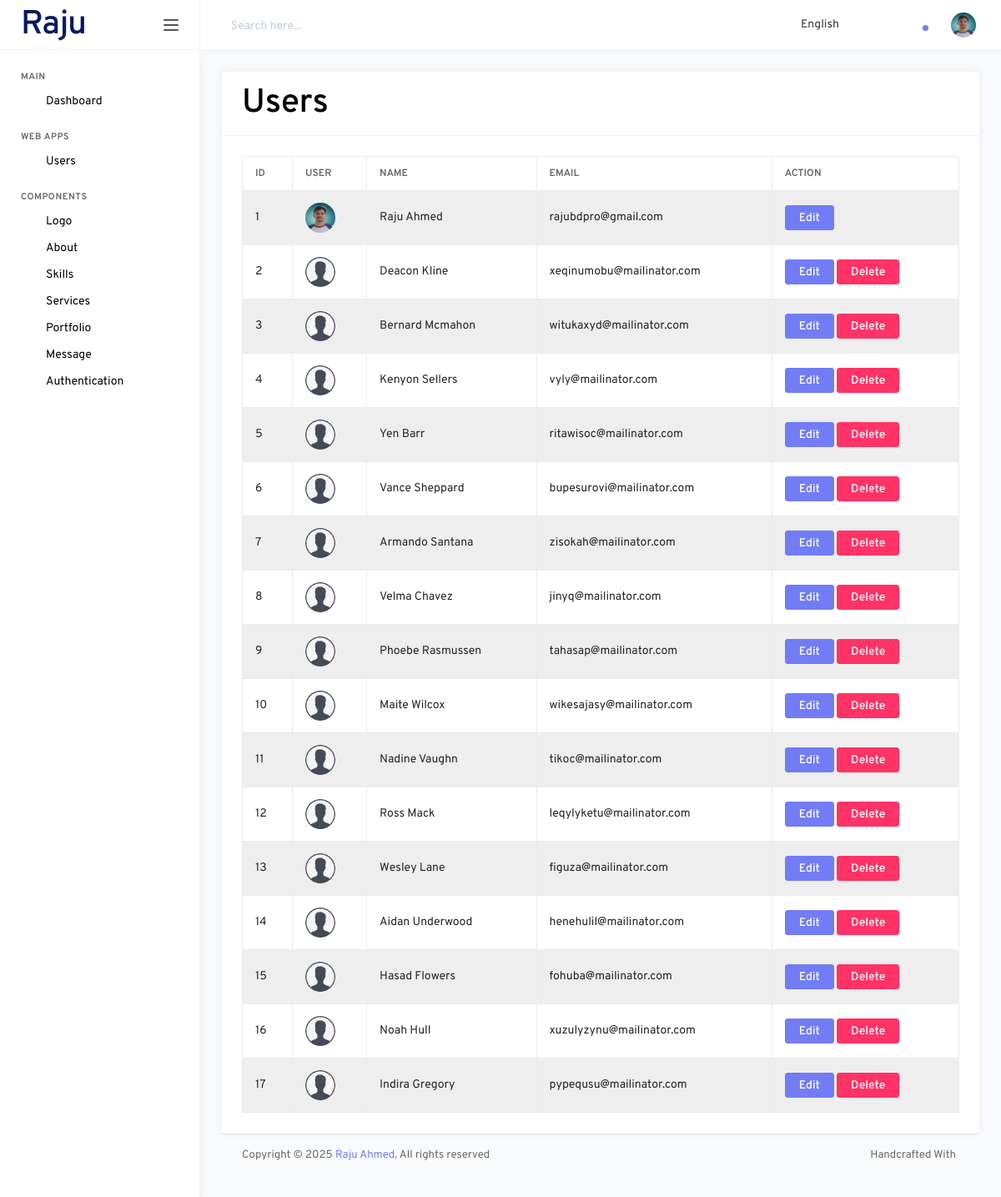
Page /users/user.php (signed in) on the committed database.
### tables this page shows
CREATE TABLE `users` (
  `id` int NOT NULL,
  `name` varchar(255) NOT NULL,
  `email` varchar(255) NOT NULL,
  `password` varchar(255) NOT NULL,
  `photo` varchar(255) DEFAULT NULL
);

### users/user.php (the view, shortened to what this page needs)
<?php
require '../db.php';
require '../includes/header.php';
$logged_id = $_SESSION['logged_id'];
?>
<div class="row">
    <div class="col-lg-12 m-auto">
        <div class="card card-default">
            <div class="card-header  d-flex justify-content-between align-items-center">
                <h2>Users</h2>
            </div>
            <div class="card-body">
                <table class="table table-bordered table-striped table-vcenter display"  id="myTable">
                    <thead>
                        <tr>
                            <th>Id</th>
                            <th>User</th>
                            <th>Name</th>
                            <th>Email</th>
                            <th>Action</th>
                        </tr>
                    </thead>
                    <tbody>
                        <?php
                        $sql = "SELECT * FROM users";
                        $users = mysqli_query($conn, $sql);
                        $i = 1;
                        foreach ($users as $user){
                            ?>
                            <tr>
                                <td><?php echo $i++; ?></td>
                                <td>
                                    <?php
                                    if ($user['photo'] == '') {
                                        echo '<img src="/wdlv2403/uploads/user/default_user.png" width="250" />';
                                    } else {
                                        echo '<img src="/wdlv2403/uploads/user/'.$user['photo'].'" width="250" />';
                                    }
                                    ?>
                                </td>
                                <td><?php echo $user['name']; ?></td>
                                <td><?php echo $user['email']; ?></td>
                                <td>
                                    <a href="user_edit.php?id=<?php echo $user['id']; ?>" class="btn btn-primary">Edit</a>
                                    <?php
                                    if($user['id'] !=$logged_id){
                                        ?>
                                        <a href="user_delete.php?id=<?php echo $user['id']; ?>" class="btn btn-danger">Delete</a>
                                    <?php
                                    }
                                    ?>
                                </td>
                            </tr>
                            <?php
                        }
                        ?>
                    </tbody>
                </table>
            </div>
        </div>
    </div>
<?php
require '../includes/footer.php';
?>

### includes/header.php (shortened to what this page needs)
<?php
$logged_id = $_SESSION['logged_id'];
$sql = "SELECT * FROM users WHERE id = '$logged_id'";
$result = mysqli_query($conn, $sql);
$row = mysqli_fetch_assoc($result);
?>
<!DOCTYPE html>
<html lang="en">
<head>
    <link rel="stylesheet" href="/wdlv2403/dashboard/assets/vendors/core/core.css">
    <link rel="stylesheet" href="/wdlv2403/dashboard/assets/vendors/bootstrap-datepicker/bootstrap-datepicker.min.css">
    <link rel="stylesheet" href="/wdlv2403/dashboard/assets/fonts/feather-font/css/iconfont.css">
    <link rel="stylesheet" href="https://cdn.datatables.net/2.2.2/css/dataTables.dataTables.css" />
    <link rel="stylesheet" href="/wdlv2403/dashboard/assets/vendors/flag-icon-css/css/flag-icon.min.css">
    <link rel="stylesheet" href="/wdlv2403/dashboard/assets/css/demo_1/style.css">
</head>
<body>
<div class="main-wrapper">
    <nav class="sidebar">
        <div class="sidebar-header">
            <a href="" class="sidebar-brand">
                <h2>Raju</h2>
            </a>
            <div class="sidebar-toggler not-active">
                <span></span>
                <span></span>
                <span></span>
            </div>
        </div>
        <div class="sidebar-body">
            <ul class="nav">
                <li class="nav-item nav-category">Main</li>
                <li class="nav-item">
                    <a href="/wdlv2403/dashboard.php" class="nav-link">
                        <i class="link-icon" data-feather="box"></i>
                        <span class="link-title">Dashboard</span>
                    </a>
                </li>
                <li class="nav-item nav-category">web apps</li>
                <li class="nav-item">
                    <a class="nav-link" href="/wdlv2403/users/user.php" >
                        <i class="link-icon" data-feather="users"></i>
                        <span class="link-title">Users</span>
                    </a>
                </li>
                <li class="nav-item nav-category">Components</li>
                <li class="nav-item">
                    <a class="nav-link" href="/WDLV2403/components/logo/logo.php">
                        <i class="link-icon" data-feather="feather"></i>
                        <span class="link-title">Logo</span>
                    </a>
                </li>
                <li class="nav-item">
                    <a class="nav-link" href="/WDLV2403/components/about/about.php">
                        <i class="link-icon" data-feather="user"></i>
                        <span class="link-title">About</span>
                    </a>
                </li>
                <li class="nav-item">
                    <a class="nav-link" href="/WDLV2403/components/skill/skill.php">
                        <i class="link-icon" data-feather="inbox"></i>
                        <span class="link-title">Skills</span>
                    </a>
                </li>
                <li class="nav-item">
                    <a class="nav-link" href="/WDLV2403/components/services/service.php">
                        <i class="link-icon" data-feather="pie-chart"></i>
                        <span class="link-title">Services</span>
                    </a>
                </li>
                <li class="nav-item">
                    <a class="nav-link" href="/WDLV2403/components/portfolio/portfolio.php">
                        <i class="link-icon" data-feather="layout"></i>
                        <span class="link-title">Portfolio</span>
                    </a>
                </li>
                <li class="nav-item">
                    <a class="nav-link" href="/WDLV2403/components/message/message.php">
                        <i class="link-icon" data-feather="inbox"></i>
                        <span class="link-title">Message</span>
                    </a>
                </li>
                <li class="nav-item">
                    <a class="nav-link" data-toggle="collapse" href="#authPages" role="button" aria-expanded="false" aria-controls="authPages">
                        <i class="link-icon" data-feather="unlock"></i>
                        <span class="link-title">Authentication</span>
                        <i class="link-arrow" data-feather="chevron-down"></i>
                    </a>
                </li>
            </ul>
        </div>
    </nav>
    <div class="page-wrapper">
        <nav class="navbar">
            <div class="navbar-content">
                <form class="search-form">
                    <div class="input-group">
                        <input type="text" class="form-control" id="navbarForm" placeholder="Search here...">
                    </div>
                </form>
                <ul class="navbar-nav">
                    <li class="nav-item dropdown">
                        <a class="nav-link dropdown-toggle" href="#" id="languageDropdown" role="button" data-toggle="dropdown" aria-haspopup="true" aria-expanded="false">
                            <i class="flag-icon flag-icon-us mt-1" title="us"></i> <span class="font-weight-medium ml-1 mr-1 d-none d-md-inline-block">English</span>
                        </a>
                    </li>
                    <li class="nav-item dropdown nav-apps">
                    </li>
                    <li class="nav-item dropdown nav-messages">
                    </li>
                    <li class="nav-item dropdown nav-notifications">
                        <a class="nav-link dropdown-toggle" href="#" id="notificationDropdown" role="button" data-toggle="dropdown" aria-haspopup="true" aria-expanded="false">
                            <div class="indicator">
                                <div class="circle"></div>
                            </div>
                        </a>
                    </li>
                    <li class="nav-item dropdown nav-profile">
                        <a class="nav-link dropdown-toggle" href="#" id="profileDropdown" role="button" data-toggle="dropdown" aria-haspopup="true" aria-expanded="false">
                            <?php
                            if ($row['photo'] == '') {
                                echo '<img src="/wdlv2403/uploads/user/default_user.png" width="200" />';
                            } else {
                                echo '<img src="/wdlv2403/uploads/user/'.$row['photo'].'" width="250" />';
                            }
                            ?>
                        </a>
                    </li>
                </ul>
            </div>
        </nav>
        <div class="page-content">

### includes/footer.php (shortened to what this page needs)
</div>
<footer class="footer d-flex flex-column flex-md-row align-items-center justify-content-between">
    <p class="text-muted text-center text-md-left">Copyright © 2025 <a href="#" target="_blank">Raju Ahmed</a>. All rights reserved</p>
    <p class="text-muted text-center text-md-left mb-0 d-none d-md-block">Handcrafted With <i class="mb-1 text-primary ml-1 icon-small" data-feather="heart"></i></p>
</footer>
</div>
</div>
</body>
</html>

### rows in the picture
users: photo (picture), name "Raju Ahmed", email "rajubdpro@gmail.com"
users: name "Deacon Kline", email "xeqinumobu@mailinator.com"
users: name "Bernard Mcmahon", email "witukaxyd@mailinator.com"
users: name "Kenyon Sellers", email "vyly@mailinator.com"
users: name "Yen Barr", email "ritawisoc@mailinator.com"
users: name "Vance Sheppard", email "bupesurovi@mailinator.com"
users: name "Armando Santana", email "zisokah@mailinator.com"
users: name "Velma Chavez", email "jinyq@mailinator.com"
users: name "Phoebe Rasmussen", email "tahasap@mailinator.com"
users: name "Maite Wilcox", email "wikesajasy@mailinator.com"
users: name "Nadine Vaughn", email "tikoc@mailinator.com"
users: name "Ross Mack", email "leqylyketu@mailinator.com"
users: name "Wesley Lane", email "figuza@mailinator.com"
users: name "Aidan Underwood", email "henehulil@mailinator.com"
users: name "Hasad Flowers", email "fohuba@mailinator.com"
users: name "Noah Hull", email "xuzulyzynu@mailinator.com"
users: name "Indira Gregory", email "pypequsu@mailinator.com"
